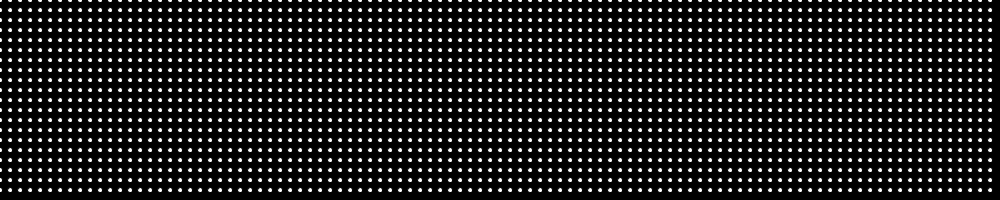
Frame 1 (no input)
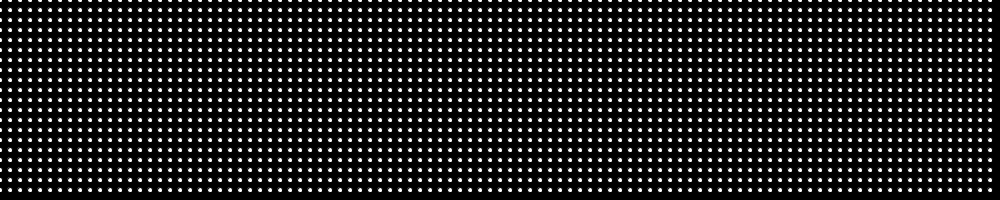
Frame 60 (the mouse pressed at the canvas centre just before this capture)
Frame 120 (the mouse held since frame 60 and released just before this capture): identical to frame 60, image omitted

The Processing sketch that drew these frames (run headless with seeded random() and noise(); from frame 60 on, the mouse is pressed at the canvas centre):

// Processing sketch: processing_37389
// ── processing_37389.pde

void setup (){
  size (1000,200);
  smooth();
  background(0);
}

void draw(){
  for(int x = 0; x < width; x+=10){    
    for(int y = 0; y<height; y+=10){
      ellipse(x,y,5,5);
    }
  }
}
